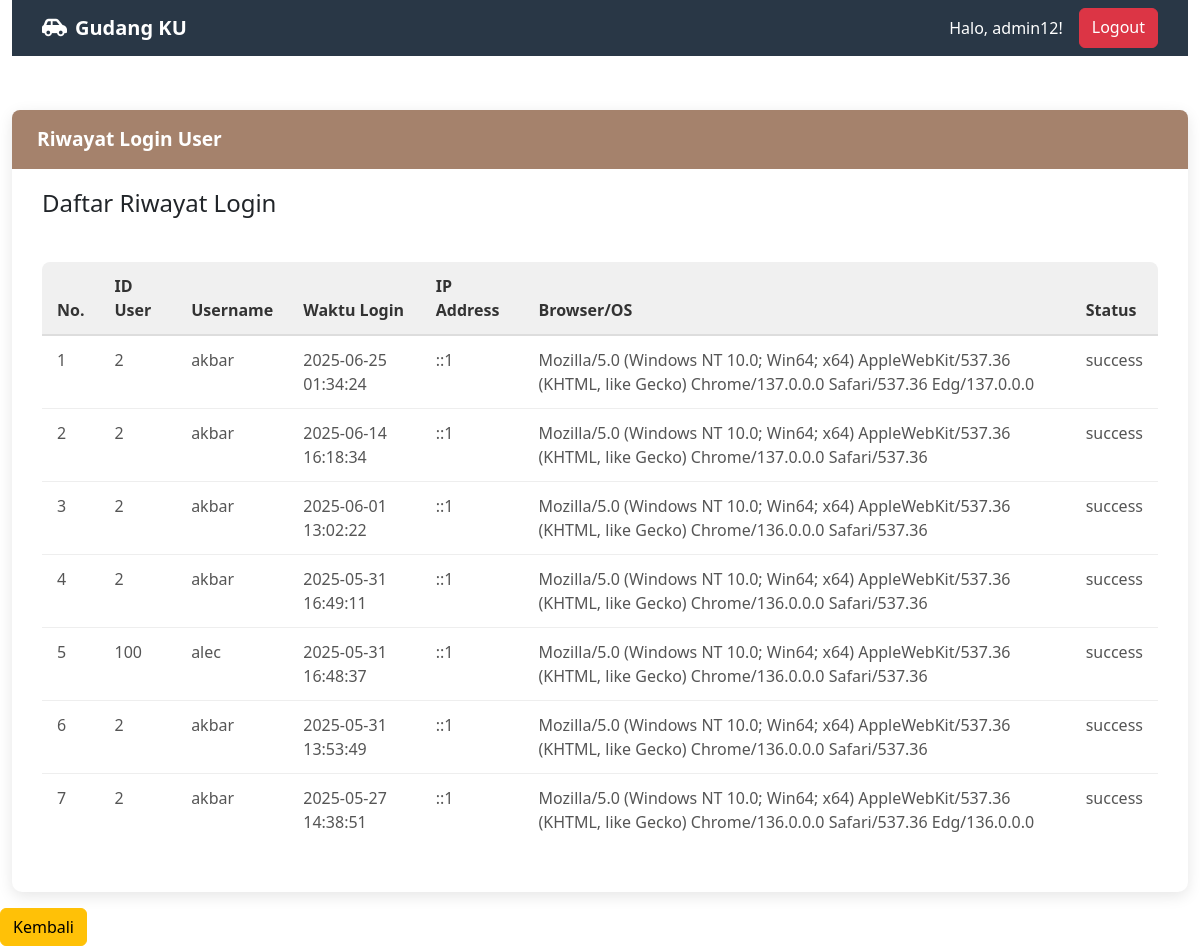
Screenshot of /riwayat_login.php (signed in) with the database file from the repository.
### tables this page shows
CREATE TABLE `tb_log_login` (
  `id_log` int(11) NOT NULL,
  `no_karyawan` varchar(50) NOT NULL,
  `username` varchar(100) NOT NULL,
  `waktu_login` timestamp NOT NULL DEFAULT current_timestamp(),
  `ip_address` varchar(45) DEFAULT NULL,
  `browser_agent` text DEFAULT NULL,
  `status` enum('success','failed') NOT NULL DEFAULT 'success'
);

### riwayat_login.php (the view, shortened to what this page needs)
<!DOCTYPE html>
<html lang="en">
<head>
    <link href="https://cdn.jsdelivr.net/npm/bootstrap@5.3.2/dist/css/bootstrap.min.css" rel="stylesheet">
    <link rel="stylesheet" href="https://cdnjs.cloudflare.com/ajax/libs/font-awesome/6.0.0/css/all.min.css">
</head>
<body>
    <div class="container-fluid">
        <div class="row">
            <div class="col-md-12">
                <?php include "menu.php"; ?>
            </div>
        </div>
        <div class="content-card">
            <div class="content-card-header">Riwayat Login User</div>
            <div class="card-body">
                <div class="d-flex justify-content-between align-items-center mb-3">
                    <h4>Daftar Riwayat Login</h4>
                </div>
                <div class="table-responsive">
                    <table class="table table-custom">
                        <thead>
                            <tr>
                                <th>No.</th>
                                <th>ID User</th>
                                <th>Username</th>
                                <th>Waktu Login</th>
                                <th>IP Address</th>
                                <th>Browser/OS</th>
                                <th>Status</th>
                            </tr>
                        </thead>
                        <tbody>
                            <?php
                            include "config/koneksi.php";
                            $no = 1;
                            $query_log = mysqli_query($koneksi, "SELECT * FROM tb_log_login ORDER BY waktu_login DESC");
                            if (mysqli_num_rows($query_log) > 0) {
                                while ($data_log = mysqli_fetch_array($query_log)) {
                                    ?>
                                    <tr>
                                        <td><?= $no++; ?></td>
                                        <td><?= htmlspecialchars($data_log['no_karyawan']); ?></td>
                                        <td><?= htmlspecialchars($data_log['username']); ?></td>
                                        <td><?= htmlspecialchars($data_log['waktu_login']); ?></td>
                                        <td><?= htmlspecialchars($data_log['ip_address']); ?></td>
                                        <td><?= htmlspecialchars($data_log['browser_agent']); ?></td>
                                        <td><?= htmlspecialchars($data_log['status']); ?></td>
                                    </tr>
                                    <?php
                                }
                            } else {
                                ?>
                                <tr>
                                    <td colspan="7" class="text-center">Tidak ada riwayat login ditemukan.</td>
                                </tr>
                                <?php
                            }
                            ?>
                        </tbody>
                    </table>
                </div>
            </div>
        </div>
    </div>
    <a href="beranda.php" class="btn btn-warning mt-3">Kembali</a>
</body>
</html>

### riwayat_login.php (style rules this page uses)
body { background-color: #f3f0e9; font-family: Arial, sans-serif; }
.content-card { background-color: #fff; padding: 30px; border-radius: 10px; box-shadow: 0 4px 15px rgba(0, 0, 0, 0.1); margin-top: 30px; max-width: 1200px; margin-left: auto; margin-right: auto; }
.content-card-header { background-color: #a5826c; color: white; padding: 15px 25px; font-weight: bold; font-size: 1.2rem; border-radius: 8px 8px 0 0; margin: -30px -30px 20px -30px; }
.table-custom { width: 100%; border-collapse: separate; border-spacing: 0; margin-top: 20px; border-radius: 8px; overflow: hidden; }
.table-custom thead th { background-color: #f0f0f0; color: #333; font-weight: bold; padding: 12px 15px; text-align: left; border-bottom: 2px solid #ddd; }
.table-custom tbody tr { background-color: #fff; }
.table-custom tbody tr:nth-child(even) { background-color: #f9f9f9; }
.table-custom tbody td { padding: 12px 15px; border-bottom: 1px solid #eee; color: #555; }
.table-custom tbody tr:last-child td { border-bottom: none; }

### rows the page displays
tb_log_login: no_karyawan "2", username "akbar", waktu_login "2025-06-25 01:34:24", ip_address "::1", browser_agent "Mozilla/5.0 (Windows NT 10.0; Win64; x64) AppleWebKit/537.36 (KHTML, like Gecko) Chrome/137.0.0.0 Safari/537.36 Edg/137.0.0.0", status "success"
tb_log_login: no_karyawan "2", username "akbar", waktu_login "2025-06-14 16:18:34", ip_address "::1", browser_agent "Mozilla/5.0 (Windows NT 10.0; Win64; x64) AppleWebKit/537.36 (KHTML, like Gecko) Chrome/137.0.0.0 Safari/537.36", status "success"
tb_log_login: no_karyawan "2", username "akbar", waktu_login "2025-06-01 13:02:22", ip_address "::1", browser_agent "Mozilla/5.0 (Windows NT 10.0; Win64; x64) AppleWebKit/537.36 (KHTML, like Gecko) Chrome/136.0.0.0 Safari/537.36", status "success"
tb_log_login: no_karyawan "2", username "akbar", waktu_login "2025-05-31 16:49:11", ip_address "::1", browser_agent "Mozilla/5.0 (Windows NT 10.0; Win64; x64) AppleWebKit/537.36 (KHTML, like Gecko) Chrome/136.0.0.0 Safari/537.36", status "success"
tb_log_login: no_karyawan "100", username "alec", waktu_login "2025-05-31 16:48:37", ip_address "::1", browser_agent "Mozilla/5.0 (Windows NT 10.0; Win64; x64) AppleWebKit/537.36 (KHTML, like Gecko) Chrome/136.0.0.0 Safari/537.36", status "success"
tb_log_login: no_karyawan "2", username "akbar", waktu_login "2025-05-31 13:53:49", ip_address "::1", browser_agent "Mozilla/5.0 (Windows NT 10.0; Win64; x64) AppleWebKit/537.36 (KHTML, like Gecko) Chrome/136.0.0.0 Safari/537.36", status "success"
tb_log_login: no_karyawan "2", username "akbar", waktu_login "2025-05-27 14:38:51", ip_address "::1", browser_agent "Mozilla/5.0 (Windows NT 10.0; Win64; x64) AppleWebKit/537.36 (KHTML, like Gecko) Chrome/136.0.0.0 Safari/537.36 Edg/136.0.0.0", status "success"

### other values shown
$username "admin12"
